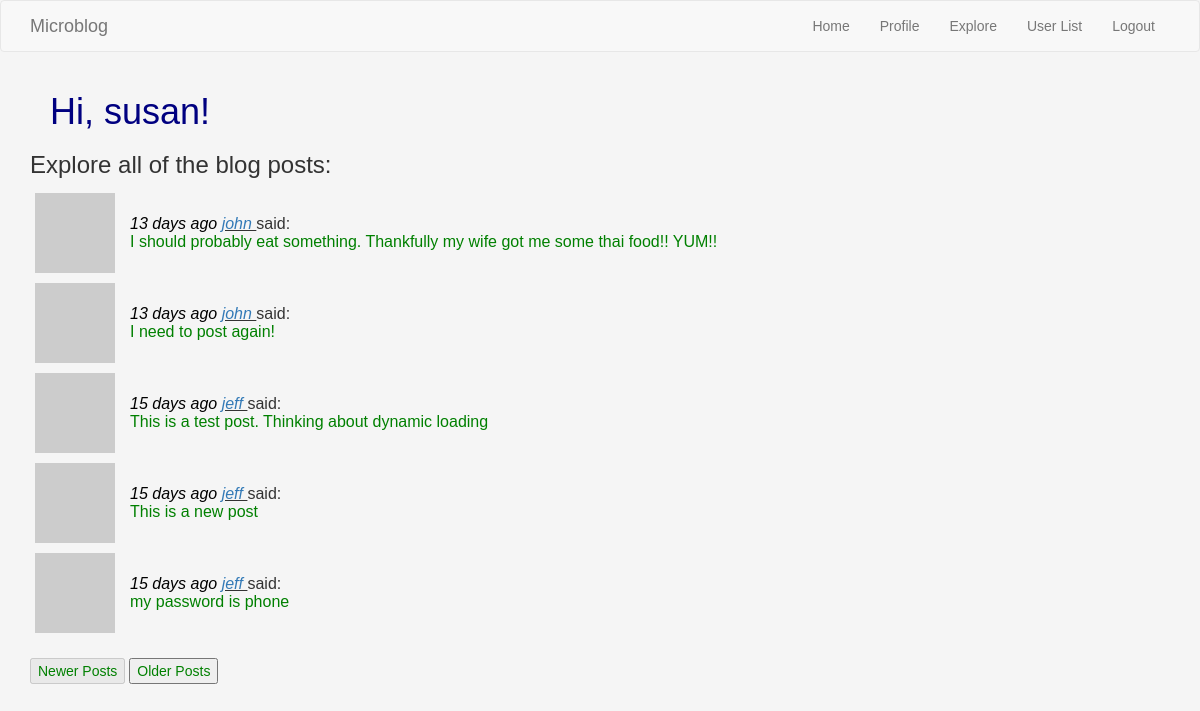
The app's page /explore (signed in), older data.
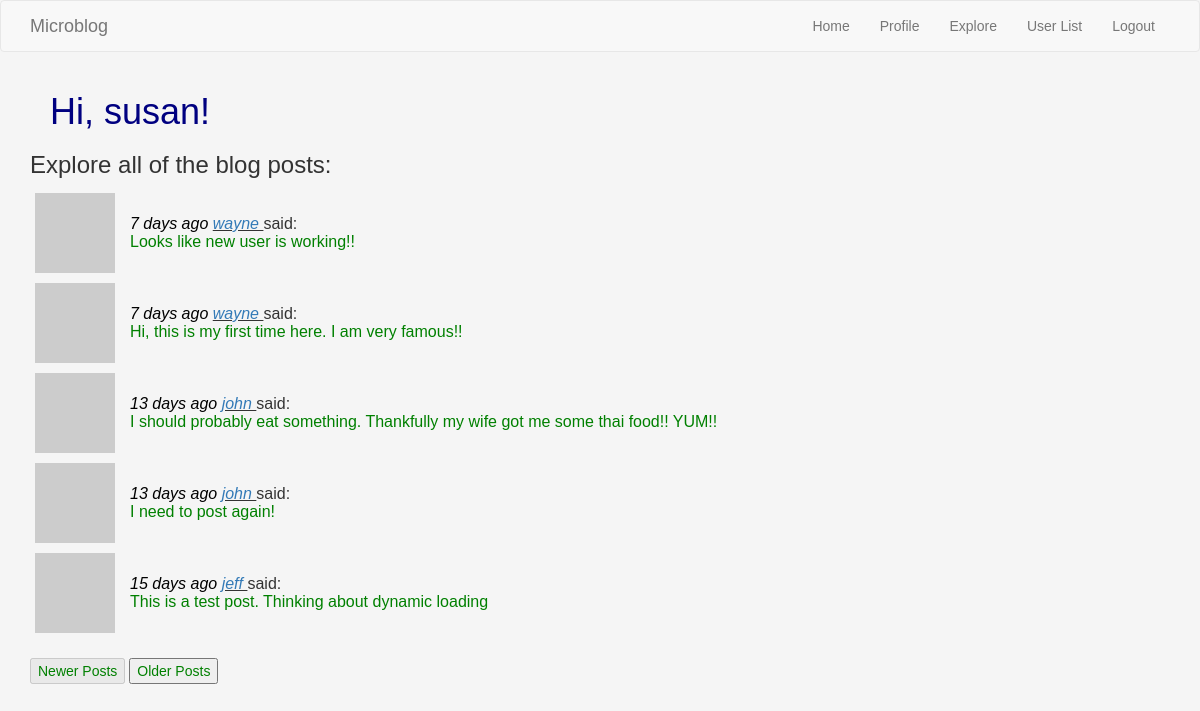
The same page, newer data.
### webapp/models.py (models this page shows, shortened)
class Post(db.Model):
    id = db.Column(db.Integer, primary_key=True)
    body = db.Column(db.String(140))
    timestamp = db.Column(db.DateTime, index=True, default=datetime.utcnow)
    user_id = db.Column(db.Integer, db.ForeignKey('user.id'))

class User(UserMixin, db.Model):
    id = db.Column(db.Integer, primary_key=True)
    username = db.Column(db.String(64), index=True, unique=True)
    email = db.Column(db.String(120), index=True, unique=True)
    password_hash = db.Column(db.String(128))
    posts = db.relationship('Post', backref='author', lazy='dynamic')
    about_me = db.Column(db.String(140))
    last_seen = db.Column(db.DateTime, default=datetime.utcnow)
    followed = db.relationship(
        'User', secondary=followers,
        primaryjoin=(followers.c.follower_id == id),
        secondaryjoin=(followers.c.followed_id == id),
        backref=db.backref('followers', lazy='dynamic'), lazy='dynamic')
    def avatar(self, size):
        digest = md5(self.email.lower().encode('utf-8')).hexdigest()
        return 'https://www.gravatar.com/avatar/{}?d=identicon&s={}'.format(digest, size)

### webapp/main/routes.py (the view)
@bp.route('/explore')
@login_required
def explore():
    page, others, max_pages, posts = get_page_list(user=None,
                                                   others="all",
                                                   page=1)
    return render_template('index.html',
                           title='Explore',
                           posts=posts,
                           page=page,
                           others="all",
                           explore=True,
                           max_pages=max_pages)

### webapp/main/routes.py (called while the page is built, shortened)
def get_page_list(user=None, others="yes", page=1):
    print("get_page_list:")
    print(f"   user={user}")
    print(f"   others={others}")
    print(f"   page={page}")
    if others == "all" or user is None:
        print("   user is None case!")
        max_pages = (Post.query.count() + webapp.config['POSTS_PER_PAGE'] - 1) // webapp.config['POSTS_PER_PAGE']
        if page > max_pages:
            page = max_pages
        posts = Post.query.order_by(Post.timestamp.desc()).paginate(page=page,
                                                                    per_page=webapp.config['POSTS_PER_PAGE'],
                                                                    error_out=False)
    return [page, others, max_pages, posts]

@bp.before_request
def before_request():
    if current_user.is_authenticated:
        current_user.last_seen = datetime.utcnow()
        db.session.commit()

### webapp/models.py (called while the page is built)
@login.user_loader
def load_user(id):
    return User.query.get(int(id))

### webapp/templates/index.html (shortened to what this page needs)
{% extends "base.html" %}
{% block app_content %}
    <h1>Hi, {{ current_user.username }}!</h1>
    {% if explore %}
        <h3>Explore all of the blog posts: </h3>
    {% endif %}
    {% include '_post_table.html' %}
    <br>
    {% include '_new_old_buttons.html' %}
{% endblock %}

### webapp/templates/_post.html
<tr class="blog">
    <td class="blog"><img src="{{ post.author.avatar(36) }}" alt="Avatar"></td>
    <td class="blog">
            <span class="timestamp">{{ moment(post.timestamp).fromNow() }}</span>
        {% if current_user.username != post.author.username %}
            <span class="blog_name_ref"><a href="{{  url_for('main.user', username=post.author.username) }}"> {{ post.author.username }} </a></span>
        {% else %}
            <span class="blogname">{{ post.author.username }}</span>
        {% endif %}
        said:
        <br><span class="blogpost"> {{  post.body }}</span></td>
</tr>

Row changes from the older to the newer data that the page shows:
no longer on this page (row unchanged): Post: timestamp "15 days ago", author.username "jeff", body "This is a new post"
no longer on this page (row unchanged): Post: timestamp "15 days ago", author.username "jeff", body "my password is phone"
added Post: timestamp "7 days ago", author.username "wayne", body "Looks like new user is working!!"
added Post: timestamp "7 days ago", author.username "wayne", body "Hi, this is my first time here. I am very famous!!"
